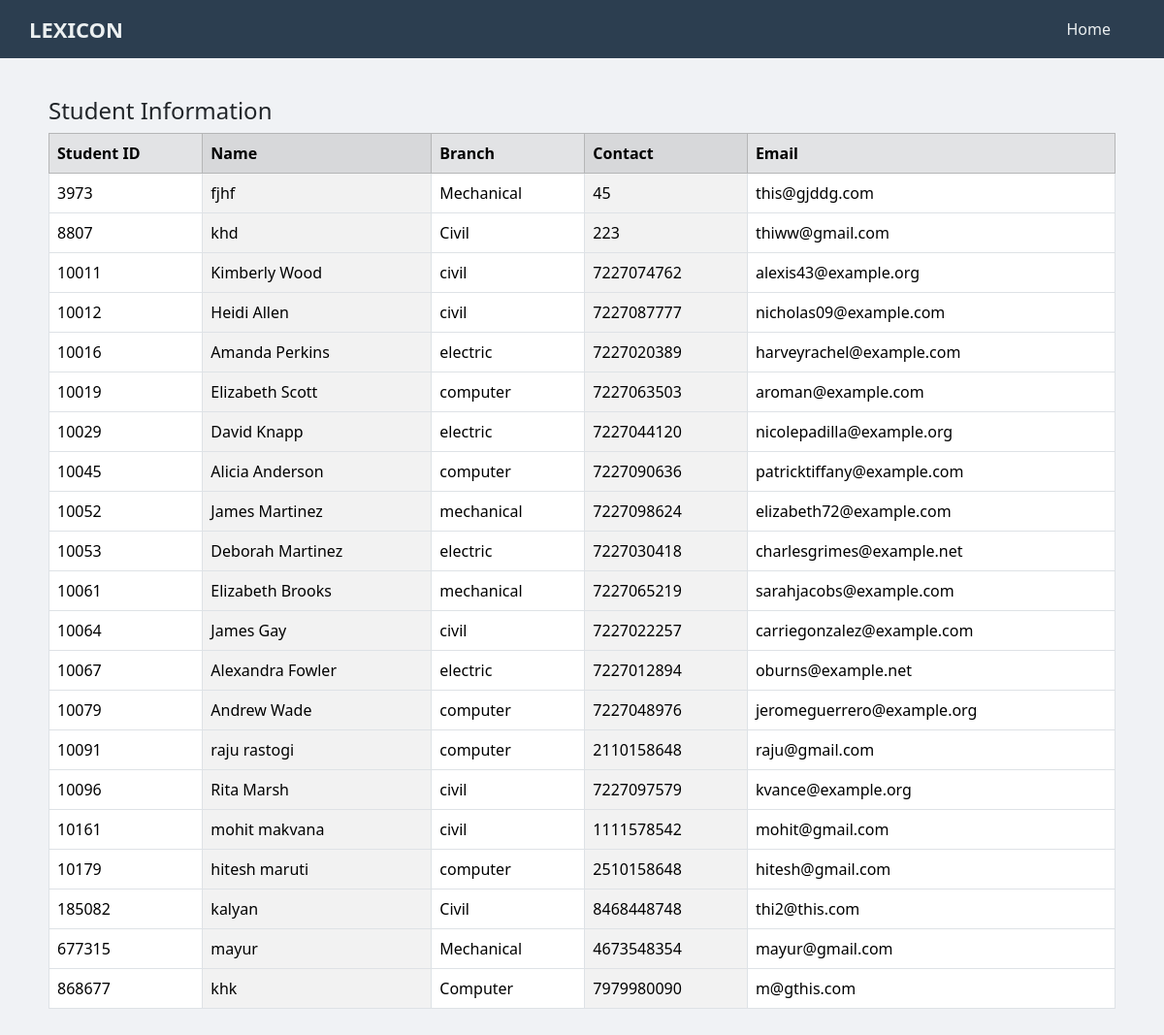
/student_info/ (signed in), run on an earlier commit of the app's database.
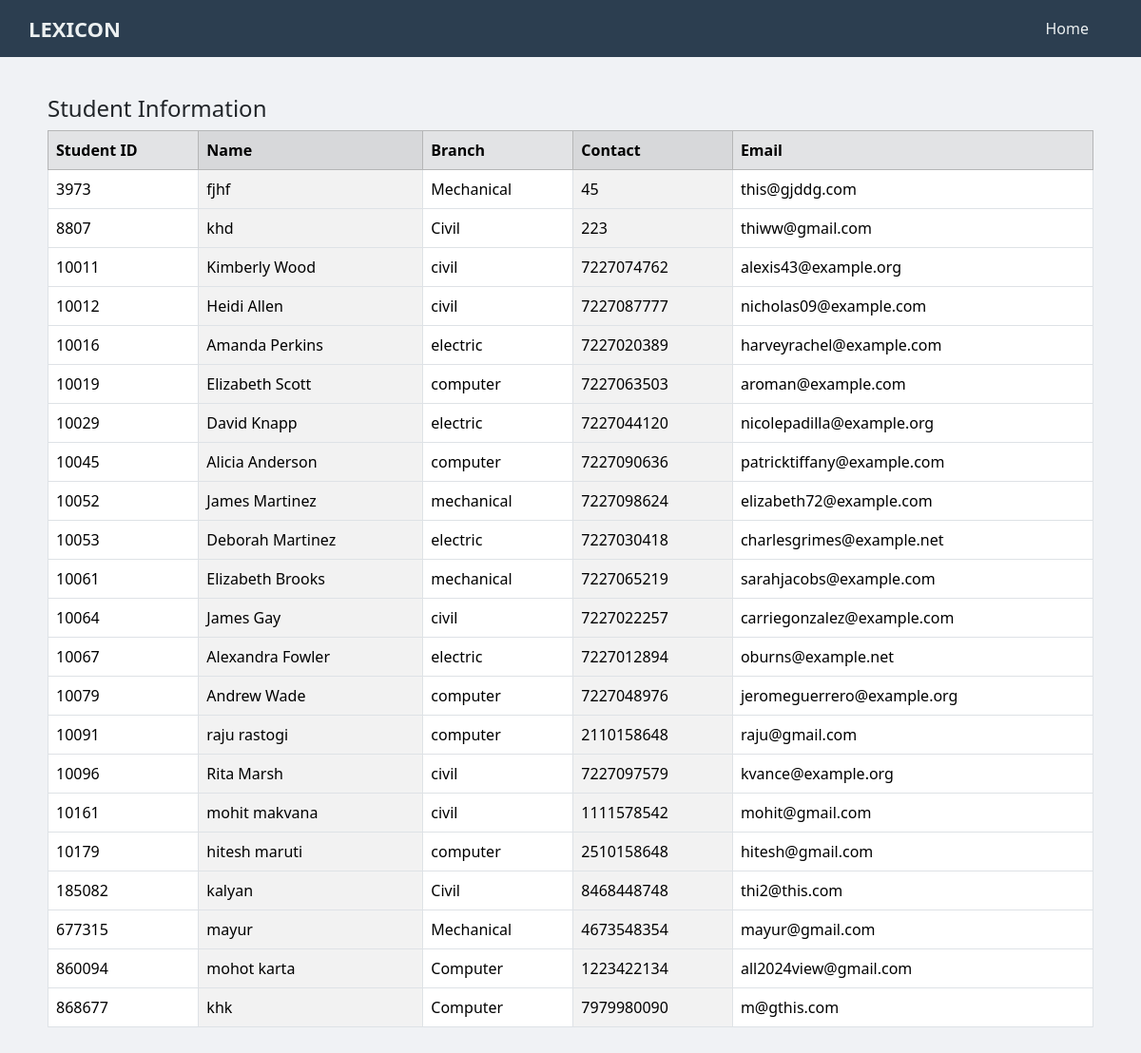
And on a later commit of the database.
### borrow/models.py (models this page shows, shortened)
class Student(models.Model):
    student_id = models.IntegerField(primary_key=True)
    name = models.CharField(max_length=100)
    branch = models.CharField(max_length=30)
    contect = models.CharField(max_length=10)
    email = models.EmailField(max_length=300 ,unique=True)
    create_time = models.DateTimeField(auto_now_add=True)

### borrow/views.py (the view)
# urls.py: path('student_info/',student_info, name='student_info'),
@login_required(login_url="login")
def student_info(request):
    obj1 = Student.objects.all()
    obj2 = book.objects.all()
    context = {'students': obj1, 'books': obj2}
    return render(request, "books.html", context)

### borrow/templates/books.html (shortened to what this page needs)
<!DOCTYPE html>
<html>
  <head>
    <link
      href="https://cdn.jsdelivr.net/npm/bootstrap@5.3.5/dist/css/bootstrap.min.css"
      rel="stylesheet"
    />
  </head>
  <body>
    <div class="navbar">
      <div class="logo">Lexicon</div>
      <div class="nav-links">
        <a href="/">Home</a>
      </div>
    </div>
    <div class="container">
      <div class="mb-4">
        <h4>Student Information</h4>
        <table class="table table-striped-columns table-bordered">
          <thead class="table-secondary">
            <tr>
              <th>Student ID</th>
              <th>Name</th>
              <th>Branch</th>
              <th>Contact</th>
              <th>Email</th>
            </tr>
          </thead>
          <tbody>
            {% for student in students %}
            <tr>
              <td>{{ student.student_id }}</td>
              <td>{{ student.name }}</td>
              <td>{{ student.branch }}</td>
              <td>{{ student.contect }}</td>
              <td>{{ student.email }}</td>
            </tr>
            {% endfor %}
          </tbody>
        </table>
      </div>
    </div>
  </body>
</html>

What changed in the data, as far as the page shows it:
added Student: student_id "860094", name "mohot karta", branch "Computer", contect "1223422134", email "all2024view@gmail.com"
